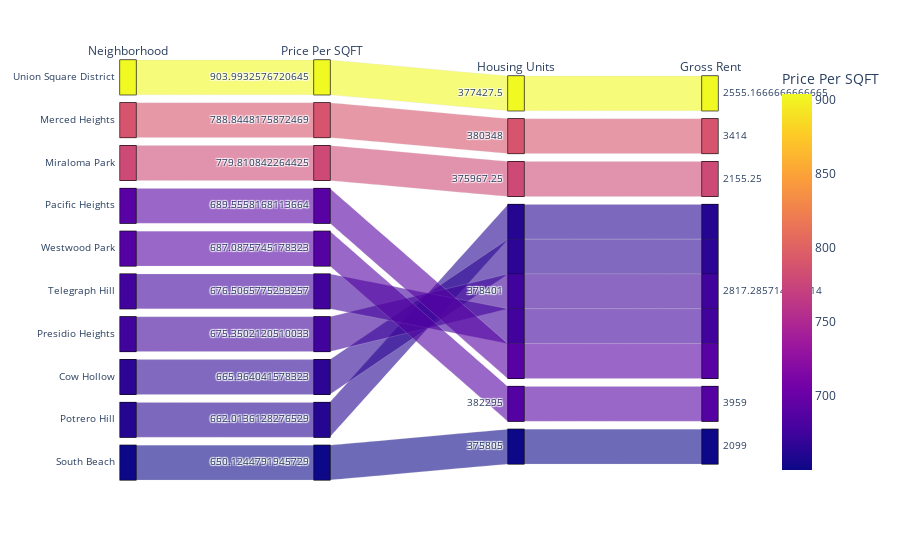

Source (notebook cell):
### Code cell
# Parallel Categories Plot
# YOUR CODE HERE!

px.parallel_categories(top_neighborhoods,
                        dimensions = ['neighborhood', 'sale_price_sqr_foot', 'housing_units', 'gross_rent'],
                        color = 'sale_price_sqr_foot', 
                       labels={
                           "neighborhood": 'Neighborhood',
                           'sale_price_sqr_foot': 'Price Per SQFT',
                           'housing_units': 'Housing Units',
                           'gross_rent': 'Gross Rent',
                       },
                       )

### Figure 1 — Plotly figure (JSON) as saved in the notebook; plotly's stock layout.template omitted (floating-point values rounded to 4 significant figures)
{"data": [{"dimensions": [{"label": "Neighborhood", "values": ["Union Square District", "Merced Heights", "Miraloma Park", "Pacific Heights", "Westwood Park", "Telegraph Hill", "Presidio Heights", "Cow Hollow", "Potrero Hill", "South Beach"]}, {"label": "Price Per SQFT", "values": [904.0, 788.8, 779.8, 689.6, 687.1, 676.5, 675.4, 666.0, 662.0, 650.1]}, {"label": "Housing Units", "values": [377400.0, 380348, 376000.0, 378401, 382295, 378401, 378401, 378401, 378401, 375805]}, {"label": "Gross Rent", "values": [2555.0, 3414, 2155.0, 2817.0, 3959, 2817.0, 2817.0, 2817.0, 2817.0, 2099]}], "domain": {"x": [0, 1], "y": [0, 1]}, "line": {"color": [904.0, 788.8, 779.8, 689.6, 687.1, 676.5, 675.4, 666.0, 662.0, 650.1], "coloraxis": "coloraxis"}, "name": "", "type": "parcats"}], "layout": {"coloraxis": {"colorbar": {"title": {"text": "Price Per SQFT"}}, "colorscale": [[0, "#0d0887"], [0.1111, "#46039f"], [0.2222, "#7201a8"], [0.3333, "#9c179e"], [0.4444, "#bd3786"], [0.5556, "#d8576b"], [0.6667, "#ed7953"], [0.7778, "#fb9f3a"], [0.8889, "#fdca26"], [1, "#f0f921"]]}, "legend": {"tracegroupgap": 0}, "margin": {"t": 60}}}
